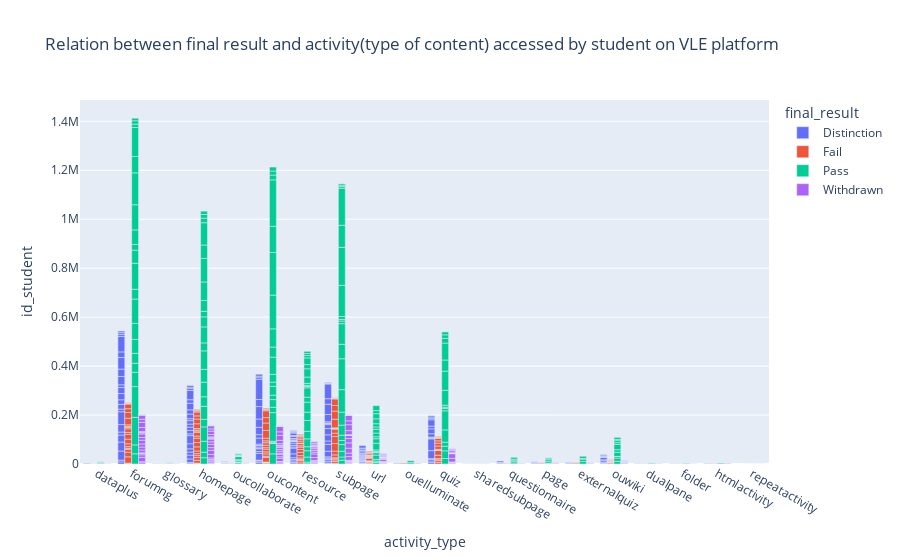

Here is the notebook cell this chart was saved with:
### Code cell
#Q3
px.bar(activity_result, x="activity_type", y="id_student",title='Relation between final result and activity(type of content) accessed by student on VLE platform',
             color='final_result', barmode='group')

### Figure 1 — Plotly figure (JSON) as saved in the notebook; plotly's stock layout.template omitted (floating-point values rounded to 4 significant figures; data arrays with more than 128 entries replaced by an {"elided": "..."} marker saying what was removed)
{"data": [{"alignmentgroup": "True", "hovertemplate": "final_result=Distinction<br>activity_type=%{x}<br>id_student=%{y}<extra></extra>", "legendgroup": "Distinction", "marker": {"color": "#636efa", "pattern": {"shape": ""}}, "name": "Distinction", "offsetgroup": "Distinction", "orientation": "v", "showlegend": true, "textposition": "auto", "type": "bar", "x": {"elided": "229 str values"}, "xaxis": "x", "y": {"elided": "229 int values"}, "yaxis": "y"}, {"alignmentgroup": "True", "hovertemplate": "final_result=Fail<br>activity_type=%{x}<br>id_student=%{y}<extra></extra>", "legendgroup": "Fail", "marker": {"color": "#EF553B", "pattern": {"shape": ""}}, "name": "Fail", "offsetgroup": "Fail", "orientation": "v", "showlegend": true, "textposition": "auto", "type": "bar", "x": {"elided": "230 str values"}, "xaxis": "x", "y": {"elided": "230 int values"}, "yaxis": "y"}, {"alignmentgroup": "True", "hovertemplate": "final_result=Pass<br>activity_type=%{x}<br>id_student=%{y}<extra></extra>", "legendgroup": "Pass", "marker": {"color": "#00cc96", "pattern": {"shape": ""}}, "name": "Pass", "offsetgroup": "Pass", "orientation": "v", "showlegend": true, "textposition": "auto", "type": "bar", "x": {"elided": "231 str values"}, "xaxis": "x", "y": {"elided": "231 int values"}, "yaxis": "y"}, {"alignmentgroup": "True", "hovertemplate": "final_result=Withdrawn<br>activity_type=%{x}<br>id_student=%{y}<extra></extra>", "legendgroup": "Withdrawn", "marker": {"color": "#ab63fa", "pattern": {"shape": ""}}, "name": "Withdrawn", "offsetgroup": "Withdrawn", "orientation": "v", "showlegend": true, "textposition": "auto", "type": "bar", "x": {"elided": "230 str values"}, "xaxis": "x", "y": {"elided": "230 int values"}, "yaxis": "y"}], "layout": {"barmode": "group", "legend": {"title": {"text": "final_result"}, "tracegroupgap": 0}, "title": {"text": "Relation between final result and activity(type of content) accessed by student on VLE platform"}, "xaxis": {"anchor": "y", "domain": [0.0, 1.0], "title": {"text": "activity_type"}}, "yaxis": {"anchor": "x", "domain": [0.0, 1.0], "title": {"text": "id_student"}}}}
